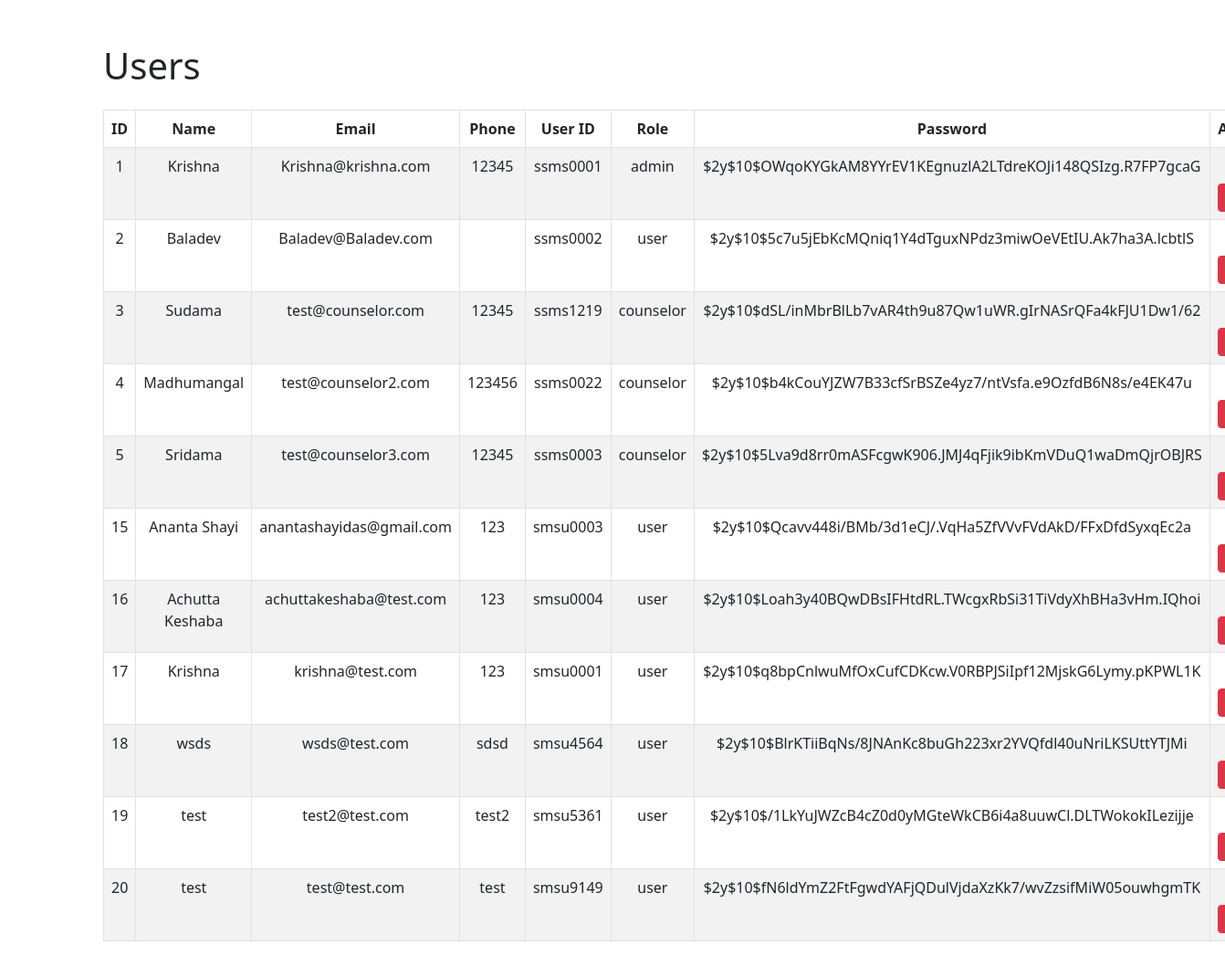
The page /view_users.php (signed in) on the database as committed earlier.
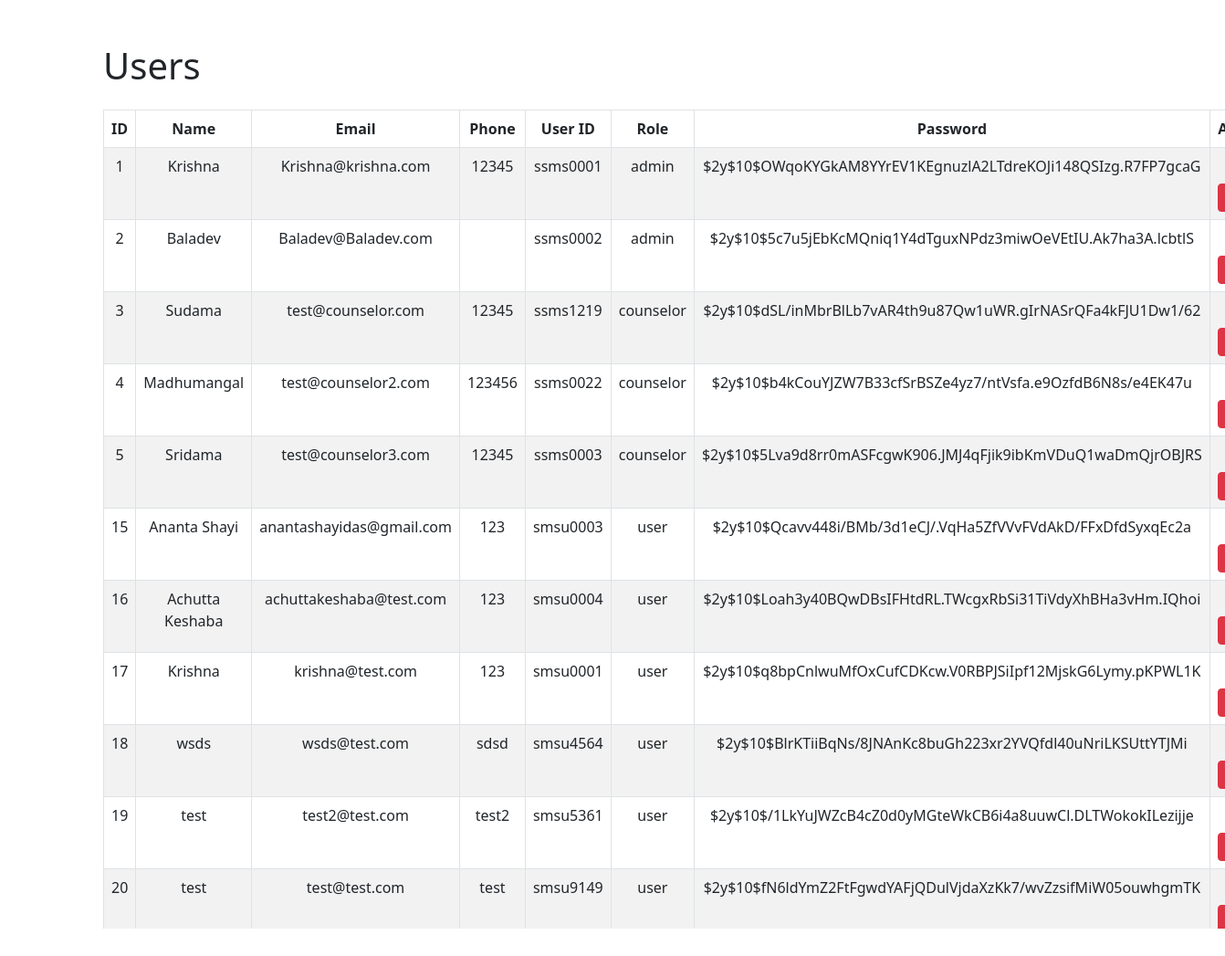
The same page on the database as committed later.
### tables this page shows
CREATE TABLE `users` (
  `id` int(11) NOT NULL,
  `name` varchar(100) NOT NULL,
  `email` varchar(100) NOT NULL,
  `phone` varchar(100) NOT NULL,
  `password` varchar(255) NOT NULL,
  `userid` varchar(50) NOT NULL,
  `role` varchar(50) NOT NULL
);

### view_users.php (the view, shortened to what this page needs)
<?php
require_once 'config.php';
$sql = "SELECT * FROM users";
$stmt = $conn->prepare($sql);
$stmt->execute();
$users = $stmt->fetchAll(PDO::FETCH_ASSOC);
$is_admin = $_SESSION['role'] === 'admin';
?>
<!DOCTYPE html>
<html lang="en">
<head>
    <link rel="stylesheet" href="https://cdn.jsdelivr.net/npm/bootstrap@5.3.0/dist/css/bootstrap.min.css">
</head>
<body>
    <div class="container mt-5">
        <h1 class="mb-4">Users</h1>
        <table class="table table-striped table-hover">
            <thead>
                <tr>
                    <th>ID</th>
                    <th>Name</th>
                    <th>Email</th>
                    <th>Phone</th>
                    <th>User ID</th>
                    <th>Role</th>
                    <?php if ($is_admin): ?>
                        <th>Password</th>
                    <?php endif; ?>
                    <th>Actions</th>
                </tr>
            </thead>
            <tbody>
                <?php foreach ($users as $user): ?>
                <tr>
                    <td><?php echo htmlspecialchars($user['id']); ?></td>
                    <td><?php echo htmlspecialchars($user['name']); ?></td>
                    <td><?php echo htmlspecialchars($user['email']); ?></td>
                    <td><?php echo htmlspecialchars($user['phone']); ?></td>
                    <td><?php echo htmlspecialchars($user['userid']); ?></td>
                    <td><?php echo htmlspecialchars($user['role']); ?></td>
                    <?php if ($is_admin): ?>
                        <td><?php echo htmlspecialchars($user['password']); ?></td>
                    <?php endif; ?>
                    <td>
                        <a href="delete_user.php?id=<?php echo htmlspecialchars($user['id']); ?>" class="btn btn-danger btn-sm">Delete</a>
                    </td>
                </tr>
                <?php endforeach; ?>
            </tbody>
        </table>
    </div>
</body>
</html>

### view_users.php (style rules this page uses)
table { border-collapse: collapse; }
th, td { border: 1px solid #dee2e6; padding: 0.75rem; }
th { background-color: #f8f9fa; text-align: center; }
td { text-align: center; }

Rows that differ between the two databases and show on the page:
changed users "Baladev": role "user" → "admin"
